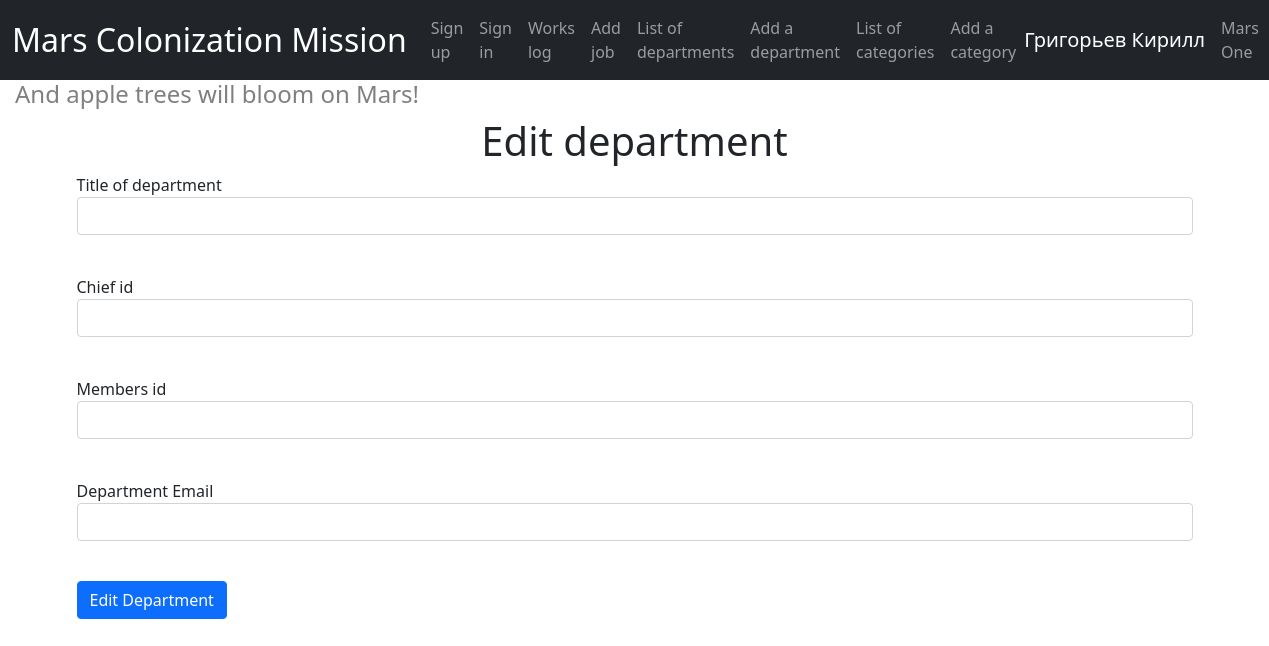
The app's page /edit_department/1 (signed in), older data.
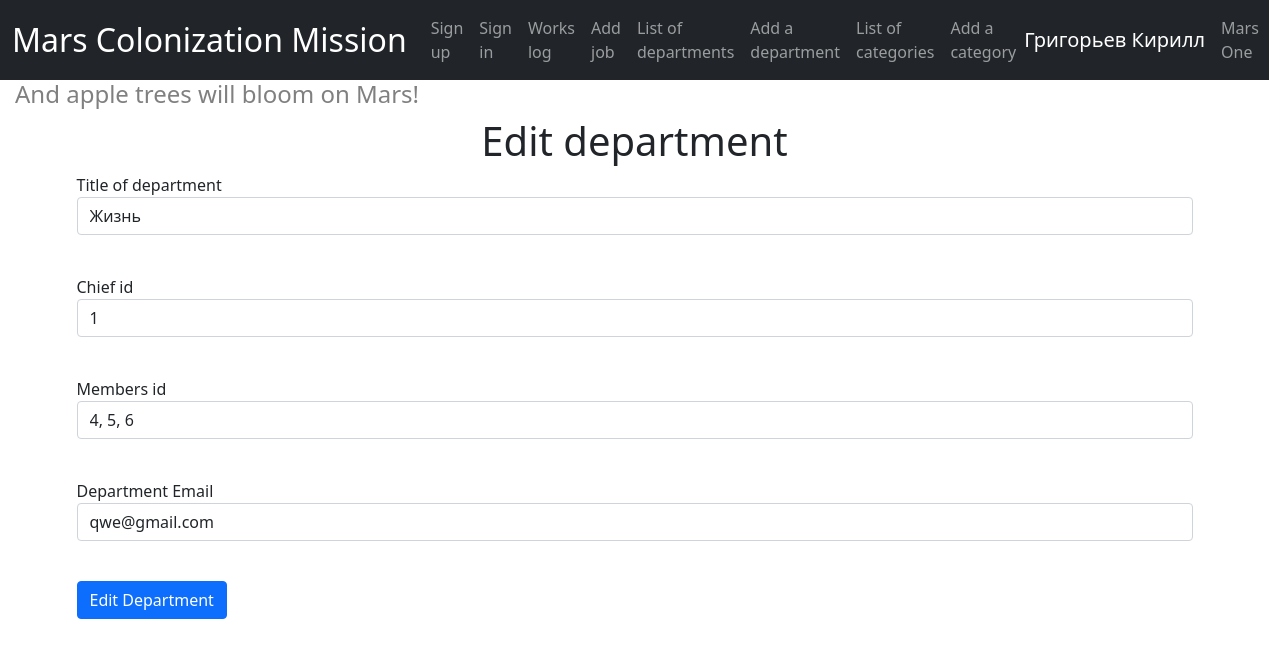
The same page, newer data.
### data/departments.py (models this page shows)
class Department(SqlAlchemyBase, SerializerMixin):
    __tablename__ = 'departments'
    id = sqlalchemy.Column(sqlalchemy.Integer, primary_key=True, autoincrement=True)
    title = sqlalchemy.Column(sqlalchemy.String, nullable=False, unique=True)
    chief = sqlalchemy.Column(sqlalchemy.Integer, sqlalchemy.ForeignKey("users.id"), nullable=False)
    members = sqlalchemy.Column(sqlalchemy.String, nullable=False)
    email = sqlalchemy.Column(sqlalchemy.String, nullable=False, unique=True)
    user = orm.relation('User')

### app.py (the view, shortened to what this page needs)
@app.route('/edit_department/<int:id>', methods=['GET', 'POST'])
@login_required
def edit_department(id):
    open("users.txt", "w").writelines([f'{user.id} {user.surname} {user.name}\n' for user in db_sess.query(User)])
    form = EditDepartment()
    department = db_sess.query(Department).get(id)
    if request.method == "GET":
        if department:
            form.title.data = department.title
            form.chief.data = department.chief
            form.members.data = department.members
            form.email.data = department.email
    return render_template('edit_department.html', title='Editing department', form=form)

### forms/edit_department.py
class EditDepartment(FlaskForm):
    title = StringField('Title of department', validators=[DataRequired()])
    chief = IntegerField('Chief id', validators=[DataRequired(), NumberRange(min=1)])
    members = StringField('Members id', validators=[DataRequired()])
    email = EmailField('Department Email', validators=[DataRequired()])
    submit = SubmitField('Edit Department')

### app.py (called while the page is built)
@login_manager.user_loader
def load_user(user_id):
    return db_sess.query(User).get(user_id)

### templates/edit_department.html (shortened to what this page needs)
{% extends "base.html" %} {% block content %}
    <div class="container">
        <h1>Edit department</h1>
        <form method="post">
            <p>
                {{ form.title.label }}<br>
                {{ form.title(class="form-control") }}<br>
            </p>
            <p>
                {{ form.chief.label }}<br>
                {{ form.chief(class="form-control") }}<br>
            </p>
            <p>
                {{ form.members.label }}<br>
                {{ form.members(class="form-control") }}<br>
            </p>
            <p>
                {{ form.email.label }}<br>
                {{ form.email(class="form-control") }}<br>
            </p>
            <p>{{ form.submit(type="submit", class="btn btn-primary") }}</p>
        </form>
    </div>
{% endblock %}

Row changes from the older to the newer data that the page shows:
added Department: title "Жизнь", chief "1", members "4, 5, 6", email "qwe@gmail.com"
